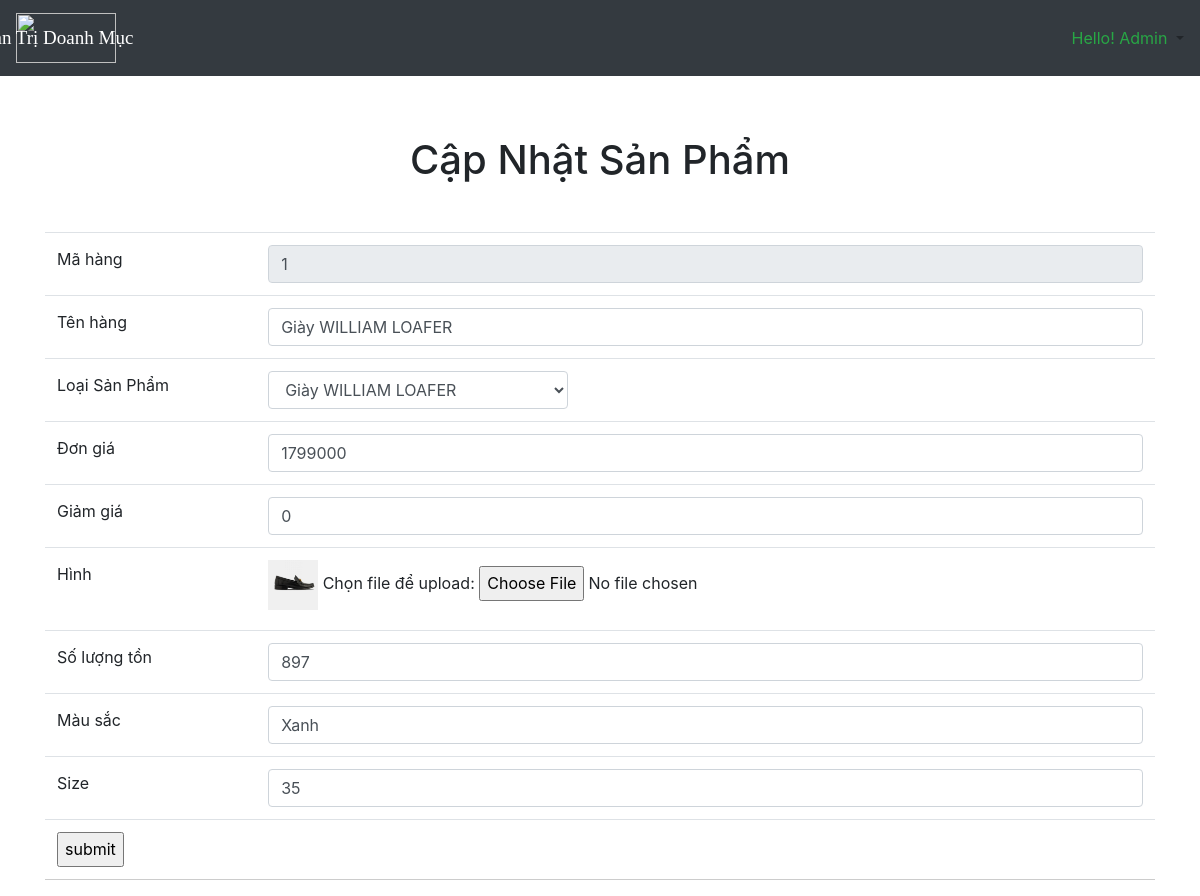
/vi-vn/index.php?act=sanpham_admin&&action=capnhat&type=capnhat&id=1 (signed in), run on the app's committed database.
### tables this page shows
CREATE TABLE `sanpham` (
  `id` int(11) NOT NULL,
  `tensp` varchar(50) DEFAULT NULL,
  `gia` int(11) DEFAULT NULL,
  `mota` varchar(300) DEFAULT NULL,
  `img` varchar(50) DEFAULT NULL,
  `giamgia` float DEFAULT NULL,
  `nhomsp` varchar(50) DEFAULT NULL,
  `size` int(11) DEFAULT NULL,
  `mausac` varchar(10) DEFAULT NULL,
  `slton` int(11) DEFAULT NULL,
  `id_loai` int(11) DEFAULT NULL
);

CREATE TABLE `loai` (
  `MaLoai` int(11) NOT NULL,
  `TenLoai` varchar(100) NOT NULL,
  `id_danhmuc` int(11) DEFAULT NULL
);

### vi-vn/Model/connect.php (called while the page is built, shortened)
<?php
    class connect{
        var $db=null;
        public function __construct(){
            $dsn="mysql:host=localhost;dbname=sitebanhang";
            $user="root";
            $pass="";
            try{
                $this->db= new PDO($dsn,$user,$pass,array(PDO::MYSQL_ATTR_INIT_COMMAND=>"SET NAMES utf8"));
            }catch(\Throwable $th){
                echo "That Bai";
            }
        }
        public function getlist($select){
          return $result=$this->db->query($select);
        }
        public function getctsp($select){
            return $result=$this->db->query($select);
        }
    }
?>

### vi-vn/Model/sanpham_admin.php (called while the page is built, shortened)
<?php
class sanpham_admin{
    public function getInstance($id){
        $db = new connect();
        $select="SELECT * FROM sanpham where id=$id";
       $result= $db->getctsp($select);
       return $result;
    }
    public function getAllLoaiSp(){
        $db = new connect();
        $select ="SELECT * from loai ";
        return $db->getList($select);
    }
}
?>

### vi-vn/View/Admin/edithanghoa.php (the view, shortened to what this page needs)
<?php
if(isset($_GET['type'])){
  if($_GET['type']=="capnhat"){
    $ac=1;
  }else{
    $ac=2;
  }
}
?>
<div class="container">
<div class="row">
  <div class="col-12 ">
    <?php
    if(isset($ac)){
      if($ac==1){
        echo '<h1 class="text-center mt-5 mb-5">Cập Nhật Sản Phẩm</h1>';
      } else{
        echo '<h1 class="text-center mt-5 mb-5">Thêm Sản Phẩm</h1>';
      }
      }
    ?>
    <?php
    if($ac==1){
     echo '<form action="index.php?act=sanpham_admin&action=capnhat&type=capnhat" method="post" enctype="multipart/form-data">';
    } else{
     echo '<form action="index.php?act=sanpham_admin&action=them&type=them" method="post" enctype="multipart/form-data">';
    }
    ?>
  <table class="table" style="border:;">
    <?php
      if(isset($_GET['id'])){
        $ad=new sanpham_admin();
        $id=$_GET['id'];
        $kq=$ad->getInstance($id);
        while($row =$kq->fetch()):
    ?>
      <tr>
        <td>Mã hàng</td>
        <td> <input type="text" class="form-control" value="<?php echo $row['id'] ?>" name="id"  readonly/></td>
      </tr>
      <tr>
        <td>Tên hàng</td>
        <td><input type="text" class="form-control" value="<?php echo $row['tensp'] ?>" name="tensp"  maxlength="100px"></td>
      </tr>
      <tr>
        <td>Loại Sản Phẩm</td>
        <td>
        <select name="loaisp" class="form-control" style="width:300px" id="">
              <?php
                 $result=$ad->getAllLoaiSp();
                 while($row1=$result->fetch()):
              ?>
              <option <?php echo  $row['id_loai']==$row1['MaLoai']?"selected":"";?> value="<?php echo $row1['MaLoai']?>"><?php echo $row1['TenLoai']?></option>
              <?php endwhile;?>
            </select>
        </td>
      </tr>
      <tr>
        <td>Đơn giá</td>
        <td><input type="text" class="form-control" value="<?php echo $row['gia'] ?>" name="gia" ></td>
      </tr>
      <tr>
        <td>Giảm giá</td>
        <td><input type="text" class="form-control" value="<?php echo $row['giamgia'] ?>" name="giamgia" ></td>
      </tr>
      <tr>
        <td>Hình</td>
        <td>
            <label><img width="50px" height="50px" src="./View/Anh/<?php echo $row['img']?>"></label>
            Chọn file để upload:
            <input type="file" name="image" id="fileupload">
        </td>
      </tr>
      <tr>
        <td>Số lượng tồn</td>
        <td><input type="text" value="<?php echo $row['slton'] ?>" class="form-control" name="slton" >
        </td>
      </tr>
      <tr>
        <td>Màu sắc</td>
        <td><input type="text" value="<?php echo $row['mausac'] ?>" class="form-control" name="mausac" >
        </td>
      </tr>
      <tr>
        <td>Size</td>
        <td><input type="text" value="<?php echo $row['size'] ?>" class="form-control" name="size" >
        </td>
      </tr>
      <?php endwhile; }?>
      <tr>
        <td colspan="2">
          <input type="submit" name="gui" value="submit">
        </td>
      </tr>
    </table>
   </form>
  </div>
</div>
</div>

### vi-vn/View/Chitiet_sanpham/ctsp.css (style rules this page uses)
tr { border-bottom: 1px solid #ccc; }
td { line-height:1.8; }

### data on the page
sanpham: id "1", tensp "Giày WILLIAM LOAFER", loaisp "Giày WILLIAM LOAFER", gia "1799000", giamgia "0", img (picture), slton "897", mausac "Xanh", size "35"

### other printed values
$_SESSION['admin_name'] "Admin"
